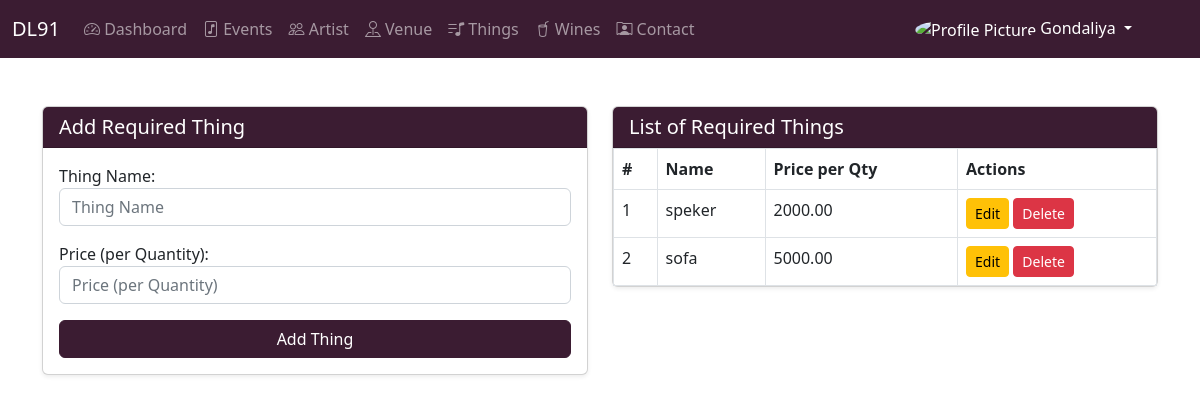
The app's page /things_view/ (signed in) with its own data.
### apps/managers/models.py (models this page shows, shortened)
class RequiredThing(BaseClass):
    manager = models.ForeignKey(Manager, on_delete=models.CASCADE)
    name = models.CharField(max_length=200, verbose_name="Thing Name")
    price_per_qty = models.DecimalField(
        max_digits=10, decimal_places=2, verbose_name="Price (per Quantity)"
    )

### apps/dashboard/views.py (the view, shortened to what this page needs)
# urls.py: path('things_view/', DashboardViews.things_view, name='things_view'),
    @login_required
    def things_view(request):
        manager_id_ = request.session['manager_id']
        things = RequiredThing.objects.filter(manager_id=manager_id_)
        form = RequiredThingForm()
        return render(request, 'dashboard/things.html', {'form': form, 'things': things})

### apps/managers/forms.py
class RequiredThingForm(forms.ModelForm):
    class Meta:
        model = RequiredThing
        fields = ['name', 'price_per_qty']
        widgets = {
            'name': forms.TextInput(attrs={'class': 'form-control', 'placeholder': 'Thing Name'}),
            'price_per_qty': forms.NumberInput(attrs={'class': 'form-control', 'placeholder': 'Price (per Quantity)'}),
        }

### apps/dashboard/views.py (called while the page is built)
def login_required(view_func):
    @wraps(view_func)
    def wrapper(request, *args, **kwargs):
        if 'manager_id' in request.session:
            return view_func(request, *args, **kwargs)
        else:
            messages.error(request, 'You are not logged in. Please log in to access the dashboard.')
            return redirect('login')
    return wrapper

### apps/dashboard/templates/dashboard/things.html (shortened to what this page needs)
{% extends 'dashboard/base.html' %} {% load static %}  {% block body %}
<div class="container mt-5">
    <div class="row">
        <div class="col-lg-6 mb-4">
            <div class="card shadow-sm">
                <div class="card-header DL91_BG text-white">
                    <h5 class="card-title mb-0">Add Required Thing</h5>
                </div>
                <div class="card-body">
                    <form method="POST">
                        {{ form.as_p }}
                        <button type="submit" class="btn btn-primary w-100">Add Thing</button>
                    </form>
                </div>
            </div>
        </div>
        <div class="col-lg-6">
            <div class="card shadow-sm">
                <div class="card-header DL91_BG text-white">
                    <h5 class="card-title mb-0">List of Required Things</h5>
                </div>
                <div class="card-body p-0">
                    <div class="table-responsive">
                        <table class="table table-bordered table-hover mb-0">
                            <thead class="thead-light">
                                <tr>
                                    <th>#</th>
                                    <th>Name</th>
                                    <th>Price per Qty</th>
                                    <th>Actions</th>
                                </tr>
                            </thead>
                            <tbody>
                                {% for thing in things %}
                                <tr>
                                    <td>{{ forloop.counter }}</td>
                                    <td>{{ thing.name }}</td>
                                    <td>{{ thing.price_per_qty }}</td>
                                    <td>
                                        <a href="" class="btn btn-sm btn-warning">Edit</a>
                                        <a href="" class="btn btn-sm btn-danger">Delete</a>
                                    </td>
                                </tr>
                                {% empty %}
                                <tr>
                                    <td colspan="4" class="text-center">No required things found.</td>
                                </tr>
                                {% endfor %}
                            </tbody>
                        </table>
                    </div>
                </div>
            </div>
        </div>
    </div>
</div>
{% endblock %}

### apps/dashboard/templates/dashboard/base.html (style rules this page uses)
:root { --black: #1a1a1d; --white: #ffffff; --darkWine: #3b1c32; --lightWine: #6a1e55; --skyWine: #a64d79; }
.DL91_BG { background-color: var(--darkWine); color: var(--white); }

### records on screen
RequiredThing: name "speker", price_per_qty "2000.00"
RequiredThing: name "sofa", price_per_qty "5000.00"

### other values on screen
{{ request.session.manager_name|title }} "Gondaliya"
